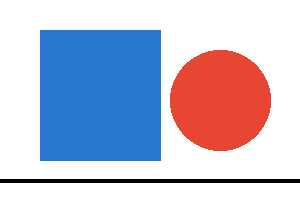
#> input picture 10-测试数据/test.png, 300 x 200 px
$ python '图像处理.py'
#> lines starting #> are read from the running program, lines starting #| are printed output that depends on the picture; after the words box and inside, x2 and y2 are one past the last pixel; in counts of white or black regions, pixels touching at a corner belong together
from pathlib import Path
import cv2
import numpy as np
ROOT = Path(__file__).resolve().parents[1]
OUT = ROOT / "13-运行结果" / "图像处理"

def save(name, img):
    ok, encoded = cv2.imencode(".png", img)
    if not ok:
        raise ValueError(f"图像编码失败: {name}")
    encoded.tofile(str(OUT / name))

def main():
    OUT.mkdir(parents=True, exist_ok=True)
    p = ROOT / "10-测试数据" / "test.png"
    if not p.is_file():
        raise FileNotFoundError(p)
    img = cv2.imdecode(np.fromfile(str(p), dtype=np.uint8), cv2.IMREAD_COLOR)
#> img is the input picture: shape (200, 300, 3); mean B, G, R 210.7, 189.6, 189.8
    if img is None:
        raise ValueError(f"图片解码失败: {p}")
    gray = cv2.cvtColor(img, cv2.COLOR_BGR2GRAY)
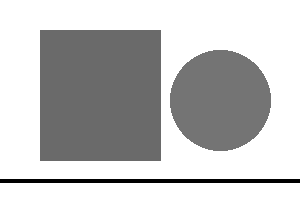
#> gray: shape (200, 300); min 0, max 255, mean 192
    resized = cv2.resize(img, (240, 160), interpolation=cv2.INTER_AREA)
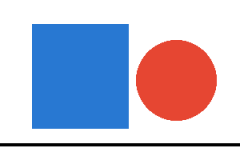
#> resized: shape (160, 240, 3); mean B, G, R 210.7, 189.6, 189.8
    blurred = cv2.GaussianBlur(gray, (5, 5), 0)
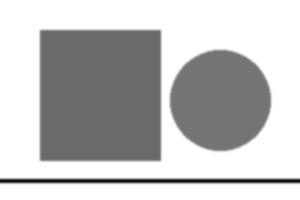
#> blurred: shape (200, 300); min 16, max 255, mean 192
    ret, binary = cv2.threshold(blurred, 120, 255, cv2.THRESH_BINARY)
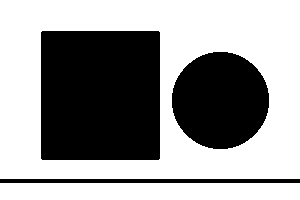
#> binary: shape (200, 300); 60.1% white; 3 black regions, box (x1, y1, x2, y2) and area: (41, 31, 160, 160) 15347, (172, 52, 269, 149) 7401, (0, 179, 300, 183) 1200
    edges = cv2.Canny(blurred, 50, 150)
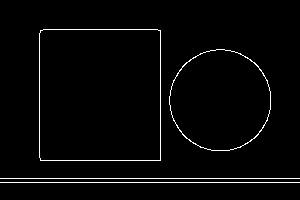
#> edges: shape (200, 300); 2.4% white in thin lines or dots, all inside (x1, y1, x2, y2) = (0, 29, 300, 183)
    cropped = img[30:160, 40:220].copy()
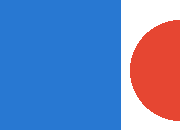
#> cropped: shape (130, 180, 3); mean B, G, R 190.1, 133, 106.2
    for name, output in [("gray.png", gray), ("resized.png", resized), ("blurred.png", blurred), ("binary.png", binary), ("edges.png", edges), ("cropped.png", cropped)]:
        save(name, output)
        print(name, output.shape)
#> this loop made 6 passes
#> name on passes 1 to 6: 'gray.png', 'resized.png', 'blurred.png', 'binary.png', 'edges.png', 'cropped.png'
#| gray.png (200, 300)
#| resized.png (160, 240, 3)
#| blurred.png (200, 300)
#| binary.png (200, 300)
#| edges.png (200, 300)
#| cropped.png (130, 180, 3)
    print("实际阈值:", ret); print("结果保存到", OUT)

if __name__ == "__main__":
    main()
